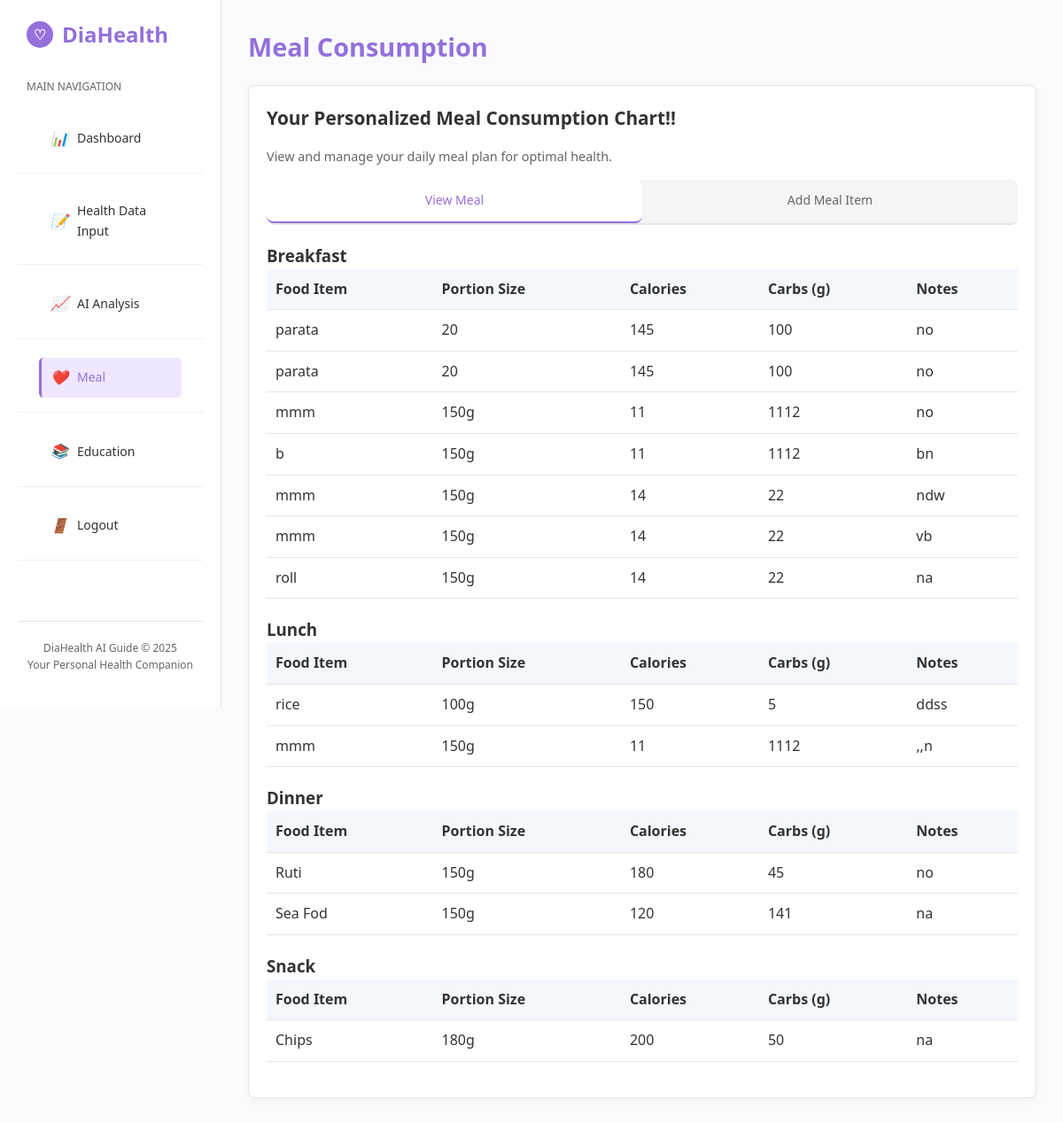
Page /meal.php on the earlier database version.
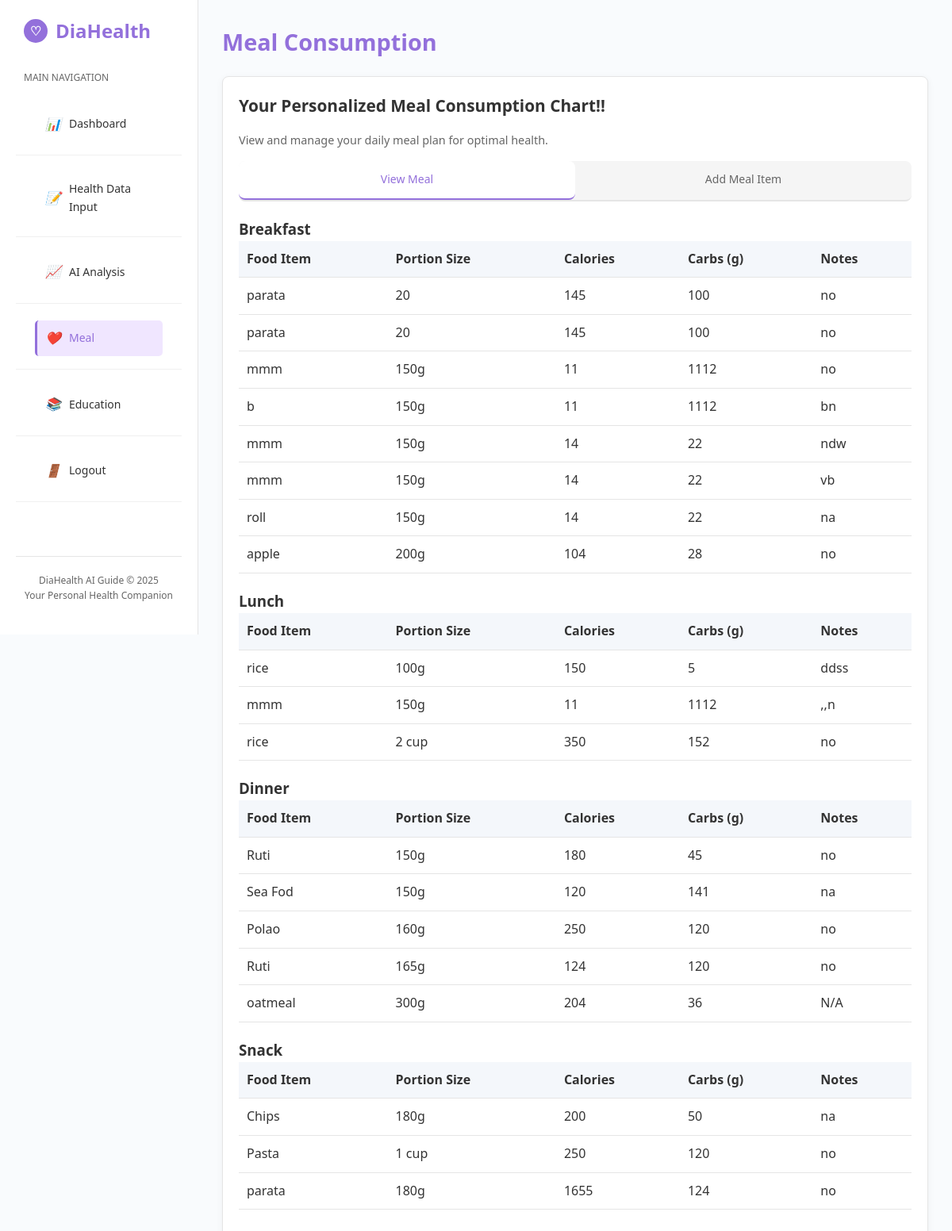
Same page on the later database version.
### tables this page shows
CREATE TABLE `diet` (
  `id` int(11) NOT NULL,
  `meal_type` varchar(50) NOT NULL,
  `food_item` varchar(100) NOT NULL,
  `portion_size` varchar(50) NOT NULL,
  `calories` int(11) NOT NULL,
  `carbs` int(11) NOT NULL,
  `notes` text DEFAULT NULL,
  `created_at` timestamp NOT NULL DEFAULT current_timestamp(),
  `user_id` int(11) NOT NULL
);

### meal.php (the view, shortened to what this page needs)
<?php
$servername = "localhost";
$username = "root";
$password = "";
$dbname = "health_data";
try {
    $conn = new PDO("mysql:host=$servername;dbname=$dbname", $username, $password);
    $conn->setAttribute(PDO::ATTR_ERRMODE, PDO::ERRMODE_EXCEPTION);
} catch(PDOException $e) {
    echo "Connection failed: " . $e->getMessage();
    exit;
}
$meal_types = ['breakfast', 'lunch', 'dinner', 'snack'];
$diet_items = [];
foreach ($meal_types as $type) {
    $stmt = $conn->prepare("SELECT * FROM diet WHERE meal_type = :meal_type");
    $stmt->execute(['meal_type' => $type]);
    $diet_items[$type] = $stmt->fetchAll(PDO::FETCH_ASSOC);
}
?>
<!DOCTYPE html>
<html lang="en">
<head>
    <link rel="stylesheet" href="styles1.css">
</head>
<body>
<div class="sidebar">
    <div class="logo">
        <div class="logo-icon">
            <span class="heart-icon">♡</span>
        </div>
        DiaHealth
    </div>
    <div class="nav-header">Main Navigation</div>
    <ul class="nav-links">
        <li><a href="dashboard.php"><i>📊</i> Dashboard</a></li>
        <li><a href="healthdata.php"><i>📝</i> Health Data Input</a></li>
        <li><a href="ai_analysis.php"><i>📈</i> AI Analysis</a></li>
        <li><a href="meal.php" class="active"><i>❤️</i> Meal</a></li>
        <li><a href="educational.php"><i>📚</i> Education</a></li>
        <li><a href="index.php"><i>🚪</i> Logout</a></li>
    </ul>
    <div class="footer">
        DiaHealth AI Guide © 2025<br>
        Your Personal Health Companion
    </div>
</div>
<div class="main-content">
    <h1 class="page-title">Meal Consumption</h1>
    <div class="card">
        <h2 class="card-title">Your Personalized Meal Consumption Chart!!</h2>
        <p class="card-subtitle">View and manage your daily meal plan for optimal health.</p>
        <div class="tabs">
            <div class="tab active" data-tab="view">View Meal</div>
            <div class="tab" data-tab="add">Add Meal Item</div>
        </div>
        <div id="view-tab" class="tab-content active">
            <?php foreach ($meal_types as $type): ?>
                <h3><?php echo ucfirst($type); ?></h3>
                <?php if (empty($diet_items[$type])): ?>
                    <p>No items added for <?php echo ucfirst($type); ?>.</p>
                <?php else: ?>
                    <table class="diet-table">
                        <thead>
                            <tr>
                                <th>Food Item</th>
                                <th>Portion Size</th>
                                <th>Calories</th>
                                <th>Carbs (g)</th>
                                <th>Notes</th>
                            </tr>
                        </thead>
                        <tbody>
                            <?php foreach ($diet_items[$type] as $item): ?>
                                <tr>
                                    <td><?php echo htmlspecialchars($item['food_item']); ?></td>
                                    <td><?php echo htmlspecialchars($item['portion_size']); ?></td>
                                    <td><?php echo htmlspecialchars($item['calories']); ?></td>
                                    <td><?php echo htmlspecialchars($item['carbs']); ?></td>
                                    <td><?php echo htmlspecialchars($item['notes'] ?: 'N/A'); ?></td>
                                </tr>
                            <?php endforeach; ?>
                        </tbody>
                    </table>
                <?php endif; ?>
            <?php endforeach; ?>
        </div>
    </div>
</div>
</body>
</html>

Differences in the rows shown:
added diet: food_item "apple", portion_size "200g", calories "104", carbs "28", notes "no", shown under "Breakfast"
added diet: food_item "rice", portion_size "2 cup", calories "350", carbs "152", notes "no", shown under "Lunch"
added diet: food_item "Polao", portion_size "160g", calories "250", carbs "120", notes "no", shown under "Dinner"
added diet: food_item "Ruti", portion_size "165g", calories "124", carbs "120", notes "no", shown under "Dinner"
added diet: food_item "oatmeal", portion_size "300g", calories "204", carbs "36", notes "N/A", shown under "Dinner"
added diet: food_item "Pasta", portion_size "1 cup", calories "250", carbs "120", notes "no", shown under "Snack"
added diet: food_item "parata", portion_size "180g", calories "1655", carbs "124", notes "no", shown under "Snack"
